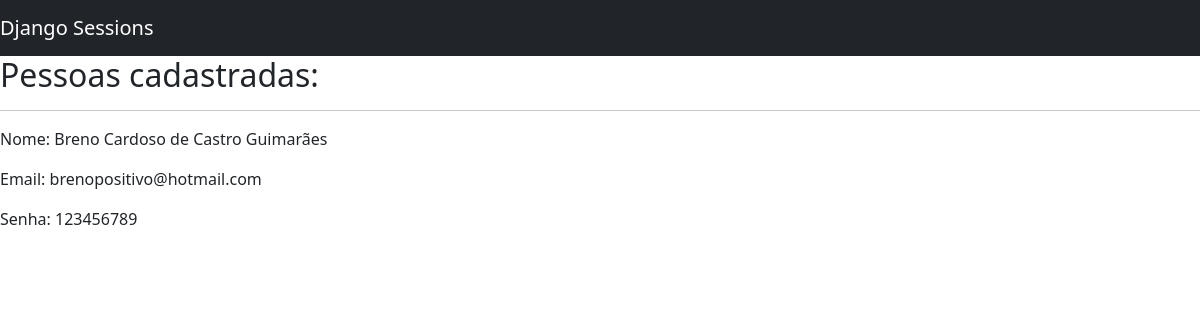
Page /auth/pessoas/ on the earlier database version.
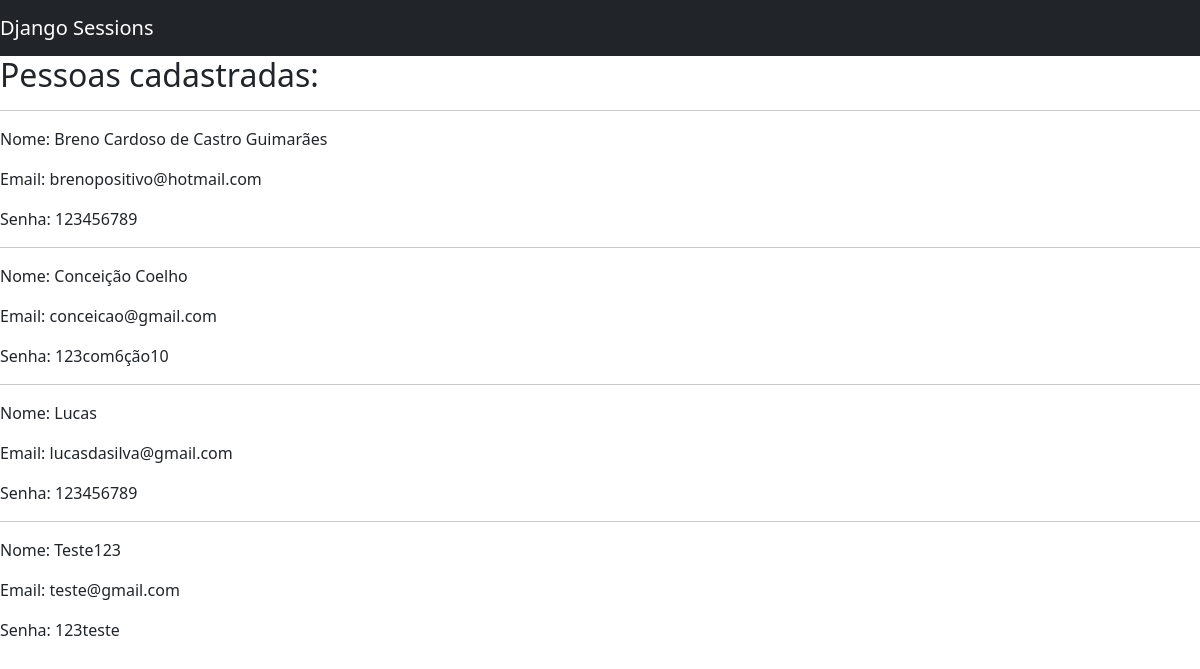
Same page on the later database version.
### usuarios/models.py (models this page shows, shortened)
class Usuario(models.Model):
    nome = models.CharField(
        verbose_name="Nome",
        max_length=100,
        null=True,
        blank=True,
    )
    email = models.EmailField(
        verbose_name="Email",
        max_length=250,
        null=True,
        blank=True,
    )
    senha = models.CharField(
        verbose_name="Email",
        max_length=64,
        null=True,
        blank=True,
    )
    class Meta:
        ordering = ["nome"]
        unique_together = ["nome",'email',"senha"]

### usuarios/views.py (the view)
# urls.py: path("pessoas/", pessoas, name="pessoas"),
def pessoas(request):
    nome = request.POST.get("nome")
    email = request.POST.get("email")
    senha = request.POST.get("senha")
    print(f"nome {nome} email {email} e senha {senha}")
    if nome or email or senha is not None:
        user = Usuario()
        user.nome = nome
        user.email = email
        user.senha = senha
        user.save()
    else:
        print("O nome não foi salvo por falta de dados")
        pass
    pessoas = Usuario.objects.all()
    return render(request, "pessoas.html", {"pessoas": pessoas})

### usuarios/templates/pessoas.html (shortened to what this page needs)
{% extends 'base.html' %}
{% block 'conteudo' %}
<h2>Pessoas cadastradas:</h2>
{% for pessoa in pessoas%}
<hr>
<p>Nome: {{pessoa.nome}}</p>
<p>Email: {{pessoa.email}}</p>
<p>Senha: {{pessoa.senha}}</p>
{% endfor %}
{% endblock %}

### templates/base.html (shortened to what this page needs)
<!doctype html>
<html lang="pt-br">
<head>
    <link href="https://cdn.jsdelivr.net/npm/bootstrap@5.3.3/dist/css/bootstrap.min.css" rel="stylesheet"
>
</head>
<body>
    <nav class="navbar navbar-dark bg-dark">
        <a class="navbar-brand" href="#">Django Sessions</a>
    </nav>
    {% block 'conteudo' %} {% endblock %}
</body>
</html>

Differences in the rows shown:
added Usuario: nome "Conceição Coelho", email "conceicao@gmail.com", senha "123com6ção10"
added Usuario: nome "Lucas", email "lucasdasilva@gmail.com", senha "123456789"
added Usuario: nome "Teste123", email "teste@gmail.com", senha "123teste"
